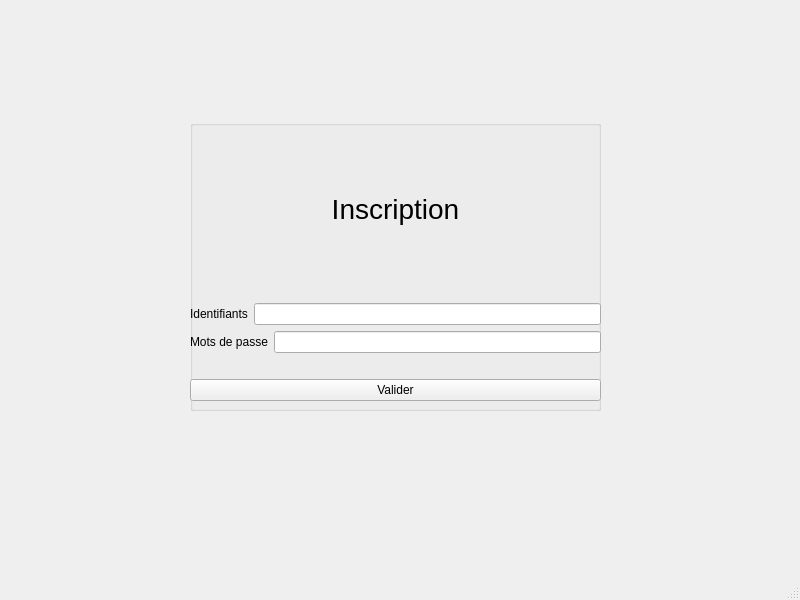
<?xml version="1.0" encoding="UTF-8"?>
<ui version="4.0">
 <class>MainWindow</class>
 <widget class="QMainWindow" name="MainWindow">
  <property name="geometry">
   <rect>
    <x>0</x>
    <y>0</y>
    <width>800</width>
    <height>600</height>
   </rect>
  </property>
  <property name="windowTitle">
   <string>MainWindow</string>
  </property>
  <widget class="QWidget" name="centralwidget">
   <property name="layoutDirection">
    <enum>Qt::LeftToRight</enum>
   </property>
   <widget class="QGroupBox" name="groupBox">
    <property name="geometry">
     <rect>
      <x>190</x>
      <y>120</y>
      <width>411</width>
      <height>291</height>
     </rect>
    </property>
    <property name="title">
     <string/>
    </property>
    <property name="alignment">
     <set>Qt::AlignCenter</set>
    </property>
    <widget class="QWidget" name="verticalLayoutWidget">
     <property name="geometry">
      <rect>
       <x>0</x>
       <y>0</y>
       <width>411</width>
       <height>281</height>
      </rect>
     </property>
     <layout class="QVBoxLayout" name="verticalLayout">
      <property name="sizeConstraint">
       <enum>QLayout::SetMinAndMaxSize</enum>
      </property>
      <property name="leftMargin">
       <number>0</number>
      </property>
      <item>
       <widget class="QLabel" name="label">
        <property name="font">
         <font>
          <pointsize>21</pointsize>
         </font>
        </property>
        <property name="text">
         <string>Inscription</string>
        </property>
        <property name="alignment">
         <set>Qt::AlignCenter</set>
        </property>
       </widget>
      </item>
      <item>
       <layout class="QHBoxLayout" name="horizontalLayout_2">
        <property name="sizeConstraint">
         <enum>QLayout::SetNoConstraint</enum>
        </property>
        <item>
         <widget class="QLabel" name="label_2">
          <property name="text">
           <string>Identifiants</string>
          </property>
          <property name="alignment">
           <set>Qt::AlignCenter</set>
          </property>
         </widget>
        </item>
        <item>
         <widget class="QLineEdit" name="lineEdit_2"/>
        </item>
       </layout>
      </item>
      <item>
       <layout class="QHBoxLayout" name="horizontalLayout_3">
        <property name="sizeConstraint">
         <enum>QLayout::SetNoConstraint</enum>
        </property>
        <item>
         <widget class="QLabel" name="label_3">
          <property name="text">
           <string>Mots de passe</string>
          </property>
          <property name="alignment">
           <set>Qt::AlignCenter</set>
          </property>
         </widget>
        </item>
        <item>
         <widget class="QLineEdit" name="lineEdit"/>
        </item>
       </layout>
      </item>
      <item>
       <spacer name="horizontalSpacer">
        <property name="orientation">
         <enum>Qt::Horizontal</enum>
        </property>
        <property name="sizeHint" stdset="0">
         <size>
          <width>40</width>
          <height>20</height>
         </size>
        </property>
       </spacer>
      </item>
      <item>
       <widget class="QPushButton" name="pushButton">
        <property name="autoFillBackground">
         <bool>false</bool>
        </property>
        <property name="text">
         <string>Valider</string>
        </property>
       </widget>
      </item>
     </layout>
    </widget>
   </widget>
  </widget>
  <widget class="QMenuBar" name="menubar">
   <property name="geometry">
    <rect>
     <x>0</x>
     <y>0</y>
     <width>800</width>
     <height>37</height>
    </rect>
   </property>
  </widget>
  <widget class="QStatusBar" name="statusbar"/>
 </widget>
 <resources/>
 <connections>
  <connection>
   <sender>pushButton</sender>
   <signal>clicked()</signal>
   <receiver>MainWindow</receiver>
   <slot>close()</slot>
   <hints>
    <hint type="sourcelabel">
     <x>319</x>
     <y>422</y>
    </hint>
    <hint type="destinationlabel">
     <x>395</x>
     <y>475</y>
    </hint>
   </hints>
  </connection>
 </connections>
</ui>
